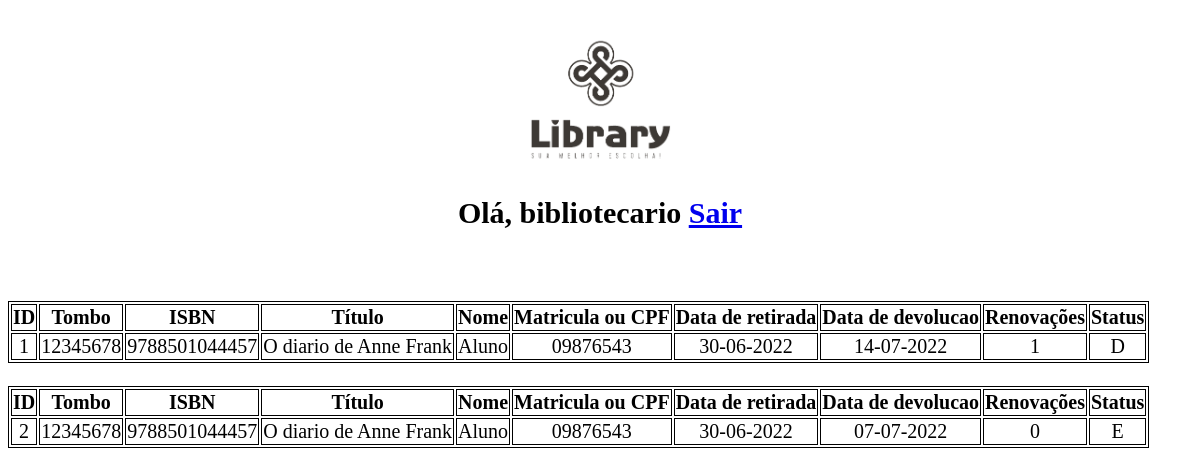
The app's page /todos_emprestimos.php (signed in) with its own data.
### tables this page shows
CREATE TABLE `cadastro_usuarios` (
  `id_usuario` int(11) NOT NULL,
  `tipo_usuario` varchar(1) NOT NULL,
  `matcpf` varchar(20) NOT NULL,
  `nome` varchar(200) NOT NULL,
  `email` varchar(50) NOT NULL,
  `telefone` varchar(12) NOT NULL,
  `celular` varchar(12) NOT NULL,
  `login` varchar(50) NOT NULL,
  `senha` varchar(32) NOT NULL
);

CREATE TABLE `emprestimos` (
  `id_emprestimo` int(11) NOT NULL,
  `id_livro` int(11) NOT NULL,
  `id_usuario` int(11) NOT NULL,
  `data` varchar(10) NOT NULL,
  `data_devolucao` varchar(10) NOT NULL,
  `renovacoes` varchar(1) NOT NULL,
  `emstatus` varchar(1) NOT NULL
);

CREATE TABLE `cadastro_livros` (
  `id_livro` int(11) NOT NULL,
  `genero` varchar(20) NOT NULL,
  `isbn` varchar(13) NOT NULL,
  `tombo` varchar(20) NOT NULL,
  `titulo` varchar(200) NOT NULL,
  `autores` varchar(200) NOT NULL,
  `edicao` varchar(2) NOT NULL,
  `ano` varchar(4) NOT NULL,
  `editora` varchar(20) NOT NULL,
  `exemplar` varchar(4) NOT NULL,
  `observacoes` varchar(400) NOT NULL
);

### verifica_sessao.php (called while the page is built, shortened)
<?php
require_once 'conexao_bd.php';
if (!isset($_SESSION['logado'])) {
  header('Location: login.php');
} else {
  $id = $_SESSION['id_usuario'];
  $sql = "SELECT * FROM cadastro_usuarios WHERE id_usuario = '$id' ";
  $resultado = mysqli_query($conexao, $sql);
  $dados = mysqli_fetch_array($resultado);
}

### todos_emprestimos.php (the view, shortened to what this page needs)
<?php
require_once 'verifica_sessao.php';
?>
<!DOCTYPE HTML>
<html>
<head>
    <link rel="stylesheet" href="./estilos/estilo_02.css">
</head>
<body>
    <?php
    $dados_emprestimos = "";
    $erro = "";
    include 'conexao_bd.php';
    $sql = "SELECT emprestimos.id_emprestimo, emprestimos.data, emprestimos.data_devolucao, emprestimos.renovacoes, emprestimos.emstatus,cadastro_livros.isbn, cadastro_livros.tombo, cadastro_livros.titulo, cadastro_usuarios.nome, cadastro_usuarios.matcpf FROM emprestimos
    INNER JOIN cadastro_livros ON emprestimos.id_livro = cadastro_livros.id_livro
    INNER JOIN cadastro_usuarios ON emprestimos.id_usuario = cadastro_usuarios.id_usuario";
    $resultado = mysqli_query($conexao, $sql);
    if (mysqli_num_rows($resultado) > 0) {
        $dados_emprestimos = $resultado;
    } else {
        $erro = "Nenhum emprestimo foi encontrado";
    }
    ?>
    <div class="bloco">
        <img src="./imagens/library.png" style="width:12%" ;br>
        <h2>Olá, <?php echo $dados['nome']; ?> <a href='logout.php'>Sair</a></h2>
        <?php echo $erro; ?><br>
        <?php
        if (!empty($dados_emprestimos)) {
            while ($row = mysqli_fetch_assoc($dados_emprestimos)) {
                echo "<br><table><tr><th>ID</th><th>Tombo</th><th>ISBN</th><th>Título</th><th>Nome</th><th>Matricula ou CPF</th><th>Data de retirada</th><th>Data de devolucao</th><th>Renovações</th><th>Status</th></tr>";
                echo  "<tr><td>" . $row["id_emprestimo"] . "</td><td>" . $row["tombo"] . "</td><td>" . $row["isbn"] . "</td><td>" . $row["titulo"] . "</td><td>" . $row["nome"] . "</td><td>" . $row["matcpf"] . "</td><td>" . $row["data"] . "</td><td>" . $row["data_devolucao"] . "</td><td>" . $row["renovacoes"] . "</td><td>" . $row["emstatus"] . "</td></tr>" . "</table>";
            }
        }
        ?>
        <body>
</html>

### estilos/estilo_02.css (style rules this page uses)
.bloco { padding: 28px 0; text-align: center; font-size: 20px; }
::placeholder { text-align: center; color: black; }
table, th, td { border: 1px solid black; }

### records on screen
cadastro_usuarios: nome "bibliotecario"
emprestimos: id_emprestimo "1", id_livro.tombo "12345678", id_livro.isbn "9788501044457", id_livro.titulo "O diario de Anne Frank", id_usuario.nome "Aluno", id_usuario.matcpf "09876543", data "30-06-2022", data_devolucao "14-07-2022", renovacoes "1", emstatus "D"
emprestimos: id_emprestimo "2", id_livro.tombo "12345678", id_livro.isbn "9788501044457", id_livro.titulo "O diario de Anne Frank", id_usuario.nome "Aluno", id_usuario.matcpf "09876543", data "30-06-2022", data_devolucao "07-07-2022", renovacoes "0", emstatus "E"
